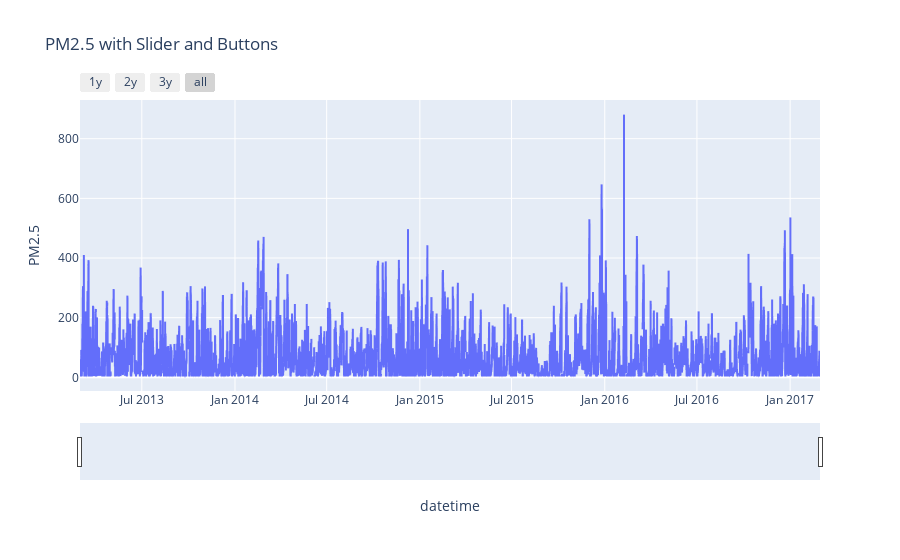

The notebook cell this image was saved under:
### Code cell
fig = px.line(df_AIQ, x='datetime', y='PM2.5', title='PM2.5 with Slider and Buttons')

fig.update_xaxes(
    rangeslider_visible=True,
    rangeselector = dict(
        buttons = list([
            dict(count=1, label='1y', step='year', stepmode='backward'),
            dict(count=2, label='2y', step='year', stepmode='backward'),
            dict(count=3, label='3y', step='year', stepmode='backward'),
            dict(step='all')
        ])
    )
)

### Figure 1 — Plotly figure (JSON) as saved in the notebook; plotly's stock layout.template omitted (floating-point values rounded to 4 significant figures; data arrays with more than 128 entries replaced by an {"elided": "..."} marker saying what was removed)
{"data": [{"hovertemplate": "datetime=%{x}<br>PM2.5=%{y}<extra></extra>", "legendgroup": "", "line": {"color": "#636efa", "dash": "solid"}, "marker": {"symbol": "circle"}, "mode": "lines", "name": "", "showlegend": false, "type": "scattergl", "x": {"elided": "35064 str values"}, "xaxis": "x", "y": {"elided": "35064 float values"}, "yaxis": "y"}], "layout": {"legend": {"tracegroupgap": 0}, "title": {"text": "PM2.5 with Slider and Buttons"}, "xaxis": {"anchor": "y", "domain": [0, 1], "rangeselector": {"buttons": [{"count": 1, "label": "1y", "step": "year", "stepmode": "backward"}, {"count": 2, "label": "2y", "step": "year", "stepmode": "backward"}, {"count": 3, "label": "3y", "step": "year", "stepmode": "backward"}, {"step": "all"}]}, "rangeslider": {"visible": true}, "title": {"text": "datetime"}}, "yaxis": {"anchor": "x", "domain": [0, 1], "title": {"text": "PM2.5"}}}}
